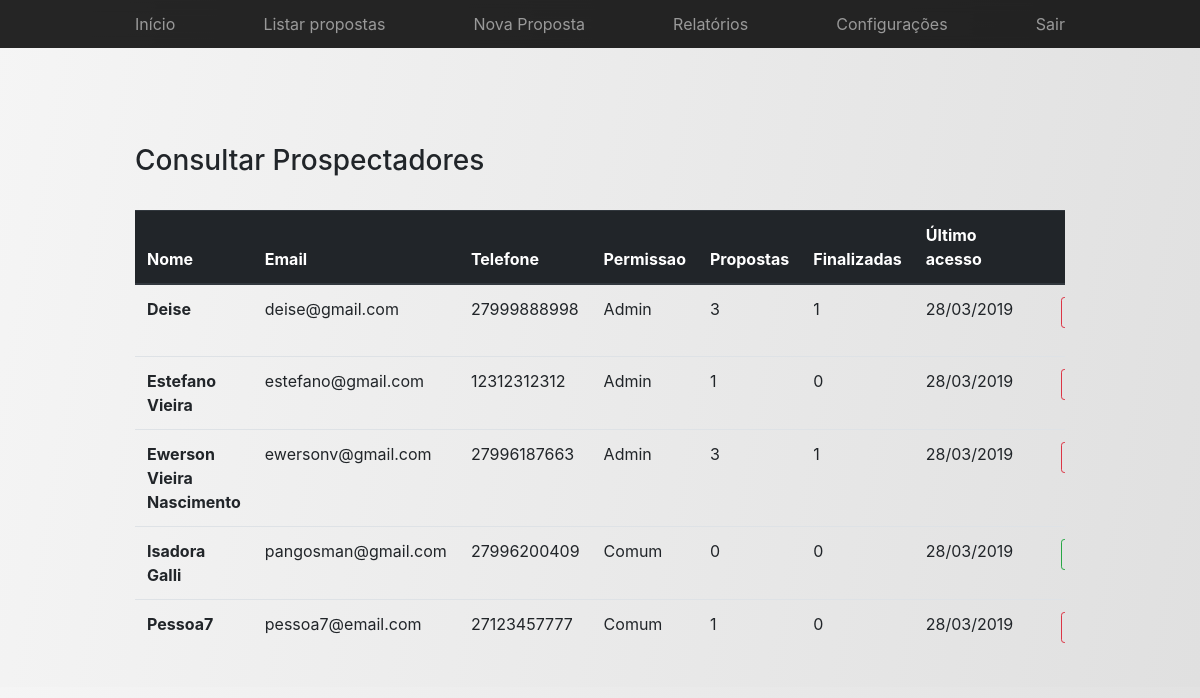
Screenshot of /spp_ifes/view/consultar_prospectadores.php (signed in) with the database file from the repository.
### tables this page shows
CREATE TABLE `usuario` (
  `id` int(11) NOT NULL,
  `nome` varchar(100) NOT NULL,
  `telefone` varchar(11) NOT NULL,
  `email` varchar(100) NOT NULL,
  `senha` varchar(255) NOT NULL,
  `tipo` int(11) NOT NULL,
  `status` int(11) NOT NULL,
  `created` datetime NOT NULL DEFAULT CURRENT_TIMESTAMP,
  `last_access` datetime DEFAULT NULL
);

### spp_ifes/controller/funcoes.php (called while the page is built, shortened)
<?php
function connect()
{
    $servidor = "localhost";
    $usuario = "root";
    $senha = "";
    $dbname = "spp_ifes";
    $conn = mysqli_connect($servidor, $usuario, $senha, $dbname);
    return $conn;
}
function getProspectadores()
{
    $query = "SELECT u.id, u.nome, u.email, u.telefone, u.tipo AS permissao, u.status, DATE_FORMAT(u.last_access,'%d/%m/%Y') AS acesso,
    COUNT(p.id) AS propostas, SUM(p.finalizado) AS finalizadas
    FROM usuario u
    LEFT JOIN projeto p
    ON u.id = p.fk_id_usuario
    GROUP BY u.nome
    ORDER BY u.nome";
    $result = mysqli_query(connect(), $query);
    return $result;
}
?>

### spp_ifes/view/consultar_prospectadores.php (the view, shortened to what this page needs)
<?php
include_once("header.php");
include_once("../controller/funcoes.php");
?>
<!DOCTYPE html>
<html>
<head>
</head>
<body id="grad1">
    <div class="container">
		<div class="text-left">
            <br><br><br><br>
            <h3>Consultar Prospectadores</h3><br>
            <div class="table-responsive">
                <table class="table responsive">
                    <thead class="thead-dark">
                        <tr>
                        <th scope="col">Nome</th>
                        <th scope="col">Email</th>
                        <th scope="col">Telefone</th>
                        <th scope="col">Permissao</th>
                        <th scope="col">Propostas</th>
                        <th scope="col">Finalizadas</th>
                        <th scope="col">Último acesso</th>
                        <th scope="col"></th>
                        <th scope="col"></th>
                        </tr>
                    </thead>
                    <tbody>
                    <?php
                    $result = getProspectadores();
                    while($row = mysqli_fetch_assoc($result))
                    {
                        if($row['permissao'] == 1)
                        {
                            $permissao = "Admin";
                        }
                        else
                        {
                            $permissao = "Comum";
                        }
                        if($row['finalizadas'] < 1)
                        {
                            $finalizadas = 0;
                        }
                        else
                        {
                            $finalizadas = $row['finalizadas'];
                        }
                        echo "<tr>";
                        echo "<th scope='row'>" . utf8_decode($row['nome']) . "</th>";
                        echo "<td>" . utf8_decode($row['email']) . "</td>";
                        echo "<td>" . utf8_decode($row['telefone']) . "</td>";
                        echo "<td>" . utf8_decode($permissao) . "</td>";
                        echo "<td>" . utf8_decode($row['propostas']) . "</td>";
                        echo "<td>" . utf8_decode($finalizadas) . "</td>";
                        echo "<td>" . utf8_decode($row['acesso']) . "</td>";
                        echo "<td></td>";
                        if ($row['status'] == 1)
                        {
                            ?>
                            <td><a class="btn btn-sm btn-outline-danger" href="#" role="button" onclick="desativar(<?php echo $row['id']; ?>)">DESATIVAR</a></p></td>
                            <?php
                        }
                        else
                        {
                            ?>
                            <td><a class="btn btn-sm btn-outline-success" href="#" role="button" onclick="ativar(<?php echo $row['id']; ?>)">ATIVAR</a></p></td>
                            <?php
                        }
                        echo "</tr>";
                    }
                    ?>
                    </tbody>
                </table>
            </div>
        </div>
    </div>
</body>
</html>

### spp_ifes/view/header.php (style rules this page uses)
#grad1 { height: 100%; background-color: #F5F5F5; background-image: linear-gradient(100deg,#F5F5F5,#E0E0E0); }

### rows the page displays
usuario: nome "Deise", email "deise@gmail.com", telefone "27999888998", tipo "Admin", propostas "3", finalizadas "1", acesso "28/03/2019"
usuario: nome "Estefano Vieira", email "estefano@gmail.com", telefone "12312312312", tipo "Admin", propostas "1", finalizadas "0", acesso "28/03/2019"
usuario: nome "Ewerson Vieira Nascimento", email "ewersonv@gmail.com", telefone "27996187663", tipo "Admin", propostas "3", finalizadas "1", acesso "28/03/2019"
usuario: nome "Isadora Galli", email "pangosman@gmail.com", telefone "27996200409", tipo "Comum", propostas "0", finalizadas "0", acesso "28/03/2019"
usuario: nome "Pessoa7", email "pessoa7@email.com", telefone "27123457777", tipo "Comum", propostas "1", finalizadas "0", acesso "28/03/2019"
